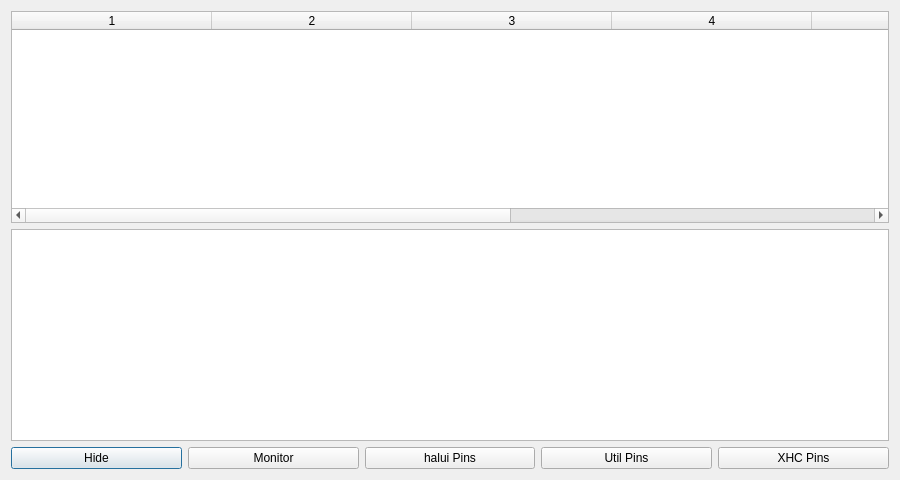
<?xml version="1.0" encoding="UTF-8"?>
<ui version="4.0">
 <class>XHCMonitorDialog</class>
 <widget class="QDialog" name="XHCMonitorDialog">
  <property name="geometry">
   <rect>
    <x>0</x>
    <y>0</y>
    <width>900</width>
    <height>480</height>
   </rect>
  </property>
  <property name="windowTitle">
   <string>XHC-HB04 Monitor</string>
  </property>
  <layout class="QGridLayout" name="gridLayout">
   <item row="0" column="0">
    <widget class="QTableWidget" name="resultsTable">
     <property name="tabKeyNavigation">
      <bool>false</bool>
     </property>
     <property name="showDropIndicator" stdset="0">
      <bool>false</bool>
     </property>
     <property name="dragDropOverwriteMode">
      <bool>false</bool>
     </property>
     <property name="rowCount">
      <number>0</number>
     </property>
     <property name="columnCount">
      <number>7</number>
     </property>
     <attribute name="horizontalHeaderDefaultSectionSize">
      <number>200</number>
     </attribute>
     <attribute name="verticalHeaderVisible">
      <bool>false</bool>
     </attribute>
     <column/>
     <column/>
     <column/>
     <column/>
     <column/>
     <column/>
     <column/>
    </widget>
   </item>
   <item row="1" column="0">
    <widget class="QTextEdit" name="textEdit"/>
   </item>
   <item row="2" column="0">
    <layout class="QHBoxLayout" name="horizontalLayout">
     <item>
      <widget class="QPushButton" name="pb_Hide">
       <property name="text">
        <string>Hide</string>
       </property>
      </widget>
     </item>
     <item>
      <widget class="QPushButton" name="pb_Monitor">
       <property name="text">
        <string>Monitor</string>
       </property>
      </widget>
     </item>
     <item>
      <widget class="QPushButton" name="pb_ShowHaluiPins">
       <property name="text">
        <string>halui Pins</string>
       </property>
      </widget>
     </item>
     <item>
      <widget class="QPushButton" name="pb_ShowUtilPins">
       <property name="text">
        <string>Util Pins</string>
       </property>
      </widget>
     </item>
     <item>
      <widget class="QPushButton" name="pb_ShowXHCPins">
       <property name="text">
        <string>XHC Pins</string>
       </property>
      </widget>
     </item>
    </layout>
   </item>
  </layout>
 </widget>
 <resources/>
 <connections/>
</ui>
